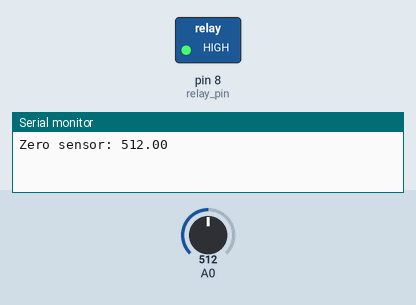
Recording of a sketch running on a simulated Arduino Uno, built with avr-gcc and run on an emulated ATmega328P. Shown: switched loads named in the sketch (green lamp = pin HIGH), the last lines printed to the serial monitor. The inputs (shaded band) are chosen by the test bench; at power-on: A0 = 512.

Above: at 10.0 s.
At 20.1 s:
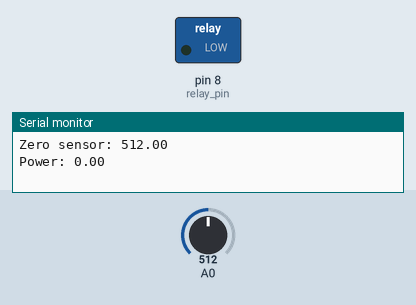
Timing chart, 0 to 31.2 s (numbered marks = the images above):
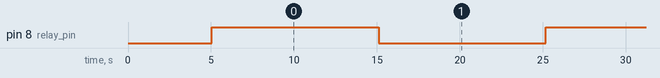

The sketch:

relay_test.ino
```cpp
// Simple sketch to test the relay

// Relay pin
const int relay_pin = 8;

// Define measurement variables
float amplitude_current;
float effective_value;
float effective_voltage = 230; // Set voltage to 230V (Europe) or 110V (US)
float effective_power;
float zero_sensor;

void setup() {

  Serial.begin(115200);

  pinMode(relay_pin,OUTPUT);

  // Calibrate sensor with null current
  zero_sensor = getSensorValue(A0);

  Serial.print("Zero sensor: ");
  Serial.println(zero_sensor);
}

void loop() {

  // Activate relay
  digitalWrite(relay_pin, HIGH);

  // Perform power measurement
  float sensor_value = getSensorValue(A0);

  // Convert to power
  amplitude_current = (float)(sensor_value-zero_sensor)/1024*5/185*1000000;
  effective_value = amplitude_current/1.414;
  effective_power = abs(effective_value*effective_voltage/1000);
  Serial.print("Power: ");
  Serial.println(effective_power);

  // Wait for 5 seconds
  delay(5000);

   // Deactivate relay
  digitalWrite(relay_pin, LOW);

  // Perform power measurement
  sensor_value = getSensorValue(A0);

  // Convert to power
  amplitude_current = (float)(sensor_value-zero_sensor)/1024*5/185*1000000;
  effective_value = amplitude_current/1.414;
  effective_power = abs(effective_value*effective_voltage/1000);
  Serial.print("Power: ");
  Serial.println(effective_power);

  // Wait for 5 seconds
  delay(5000);
}

// Get the reading from the current sensor
float getSensorValue(int pin)
{
  delay(5000);
  int sensorValue;
  float avgSensor = 0;
  int nb_measurements = 500;
  for (int i = 0; i < nb_measurements; i++) {
    sensorValue = analogRead(pin);
    avgSensor = avgSensor + float(sensorValue);
  }
  avgSensor = avgSensor/float(nb_measurements);
  return avgSensor;
}
```

Measured:
- by itself, pin 8 (relay_pin): alternates HIGH for 10.1 s and LOW for 10.1 s
